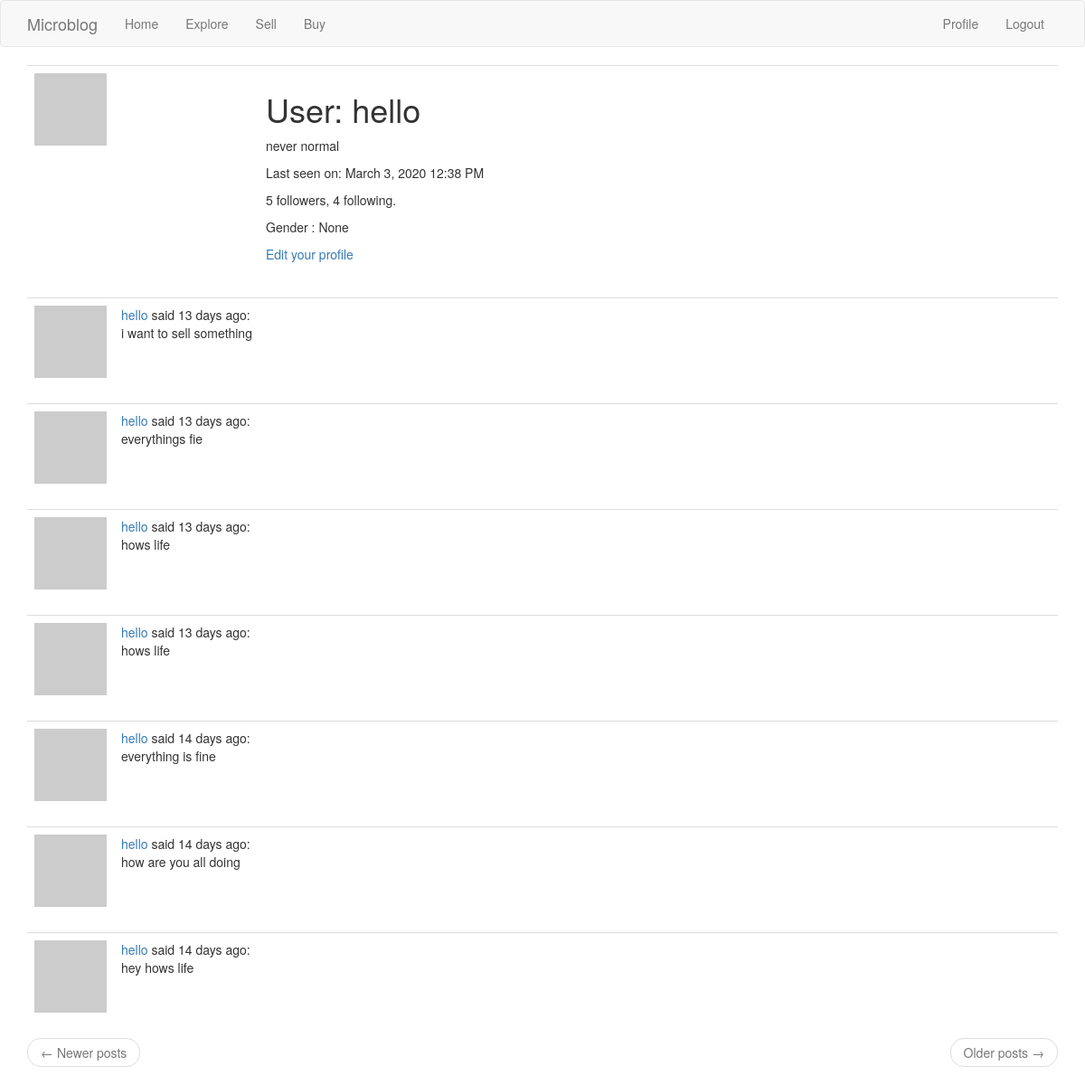
The page /user/hello (signed in) on the database its author committed.
### app/models.py (models this page shows, shortened)
class User(UserMixin, db.Model):
    id = db.Column(db.Integer, primary_key=True)
    username = db.Column(db.String(64), index=True, unique=True)
    email = db.Column(db.String(120), index=True, unique=True)
    password_hash = db.Column(db.String(128))
    about_me = db.Column(db.String(140))
    gender = db.Column(db.Boolean)
    followed = db.relationship(
        'User', secondary=followers,
        primaryjoin=(followers.c.follower_id == id),
        secondaryjoin=(followers.c.followed_id == id),
        backref=db.backref('followers', lazy='dynamic'), lazy='dynamic')
    last_seen = db.Column(db.DateTime, default=datetime.utcnow)
    posts = db.relationship('Post', backref='author', lazy='dynamic')
    products = db.relationship('Product', backref='author', lazy='dynamic')
    def avatar(self, size):
        digest = md5(self.email.lower().encode('utf-8')).hexdigest()
        return 'https://www.gravatar.com/avatar/{}?d=identicon&s={}'.format(
            digest, size)

class Post(db.Model):
    id = db.Column(db.Integer, primary_key=True)
    body = db.Column(db.String(140))
    timestamp = db.Column(db.DateTime, index=True, default=datetime.utcnow)
    user_id = db.Column(db.Integer, db.ForeignKey('user.id'))

### app/routes.py (the view)
@app.route('/user/<username>')
@login_required
def user(username):
    user = User.query.filter_by(username=username).first_or_404()
    page = request.args.get('page', 1, type=int)
    posts = user.posts.order_by(Post.timestamp.desc()).paginate(
        page, app.config['POSTS_PER_PAGE'], False)
    next_url = url_for('user', username=user.username, page=posts.next_num) \
        if posts.has_next else None
    prev_url = url_for('user', username=user.username, page=posts.prev_num) \
        if posts.has_prev else None
    return render_template('user.html', user=user, posts=posts.items,
                           next_url=next_url, prev_url=prev_url)

### app/models.py (called while the page is built)
@login.user_loader
def load_user(id):
    return User.query.get(int(id))

### app/routes.py (called while the page is built)
@app.before_request
def before_request():
    if current_user.is_authenticated:
        current_user.last_seen = datetime.utcnow()
        db.session.commit()

### app/templates/user.html
{% extends "base.html" %}
{% block app_content %}
    <table class="table table-hover">
        <tr>
            <td width="256px"><img src="{{ user.avatar(256) }}"></td>
            <td>
                <h1>User: {{ user.username }}</h1>
                {% if user.about_me %}<p>{{ user.about_me }}</p>{% endif %}
                {% if user.last_seen %}
                <p>Last seen on: {{ moment(user.last_seen).format('LLL') }}</p>
                {% endif %}
                <p>{{ user.followers.count() }} followers, {{ user.followed.count() }} following.</p>
                <p>Gender : {{ user.gender }}</p>
                {% if user == current_user %}
                <p><a href="{{ url_for('edit_profile') }}">Edit your profile</a></p>
                {% elif not current_user.is_following(user) %}
                <p><a href="{{ url_for('follow', username=user.username) }}">Follow</a></p>
                {% else %}
                <p><a href="{{ url_for('unfollow', username=user.username) }}">Unfollow</a></p>
                {% endif %}
            </td>
        </tr>
    </table>
    {% for post in posts %}
        {% include '_post.html' %}
    {% endfor %}
    <nav aria-label="...">
        <ul class="pager">
            <li class="previous{% if not prev_url %} disabled{% endif %}">
                <a href="{{ prev_url or '#' }}">
                    <span aria-hidden="true">&larr;</span> Newer posts
                </a>
            </li>
            <li class="next{% if not next_url %} disabled{% endif %}">
                <a href="{{ next_url or '#' }}">
                    Older posts <span aria-hidden="true">&rarr;</span>
                </a>
            </li>
        </ul>
    </nav>
{% endblock %}

### app/templates/_post.html
<table class="table table-hover">
        <tr>
            <td width="70px">
                <a href="{{ url_for('user', username=post.author.username) }}">
                    <img src="{{ post.author.avatar(70) }}" />
                </a>
            </td>
            <td>
                <a href="{{ url_for('user', username=post.author.username) }}">
                    {{ post.author.username }}
                </a>
                said {{ moment(post.timestamp).fromNow() }}:
                <br>
                {{ post.body }}
            </td>
        </tr>
    </table>

### rows shown on the page
User: username "hello", about_me "never normal", last_seen "March 3, 2020 12:38 PM", gender "None"
Post: author.username "hello", timestamp "13 days ago", body "i want to sell something"
Post: author.username "hello", timestamp "13 days ago", body "everythings fie"
Post: author.username "hello", timestamp "13 days ago", body "hows life"
Post: author.username "hello", timestamp "13 days ago", body "hows life"
Post: author.username "hello", timestamp "14 days ago", body "everything is fine"
Post: author.username "hello", timestamp "14 days ago", body "how are you all doing"
Post: author.username "hello", timestamp "14 days ago", body "hey hows life"

### other values the page prints
{{ user.followers.count() }} "5"
{{ user.followed.count() }} "4"
